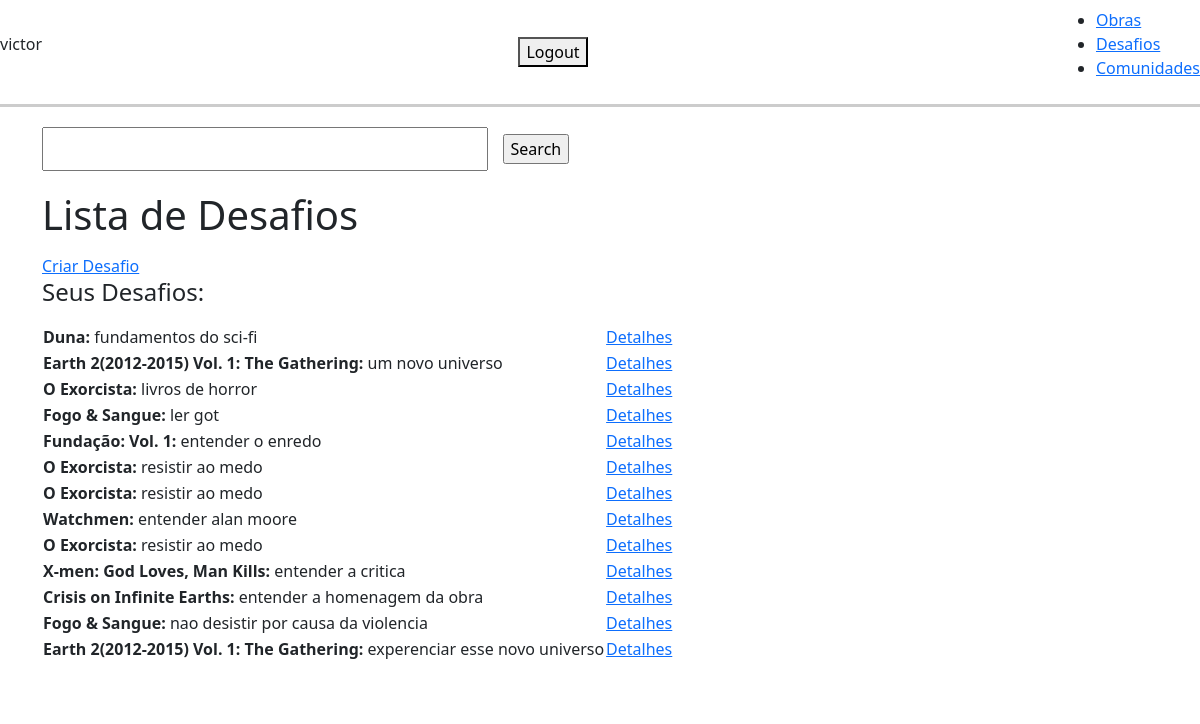
Before: / (signed in) with the older database file.
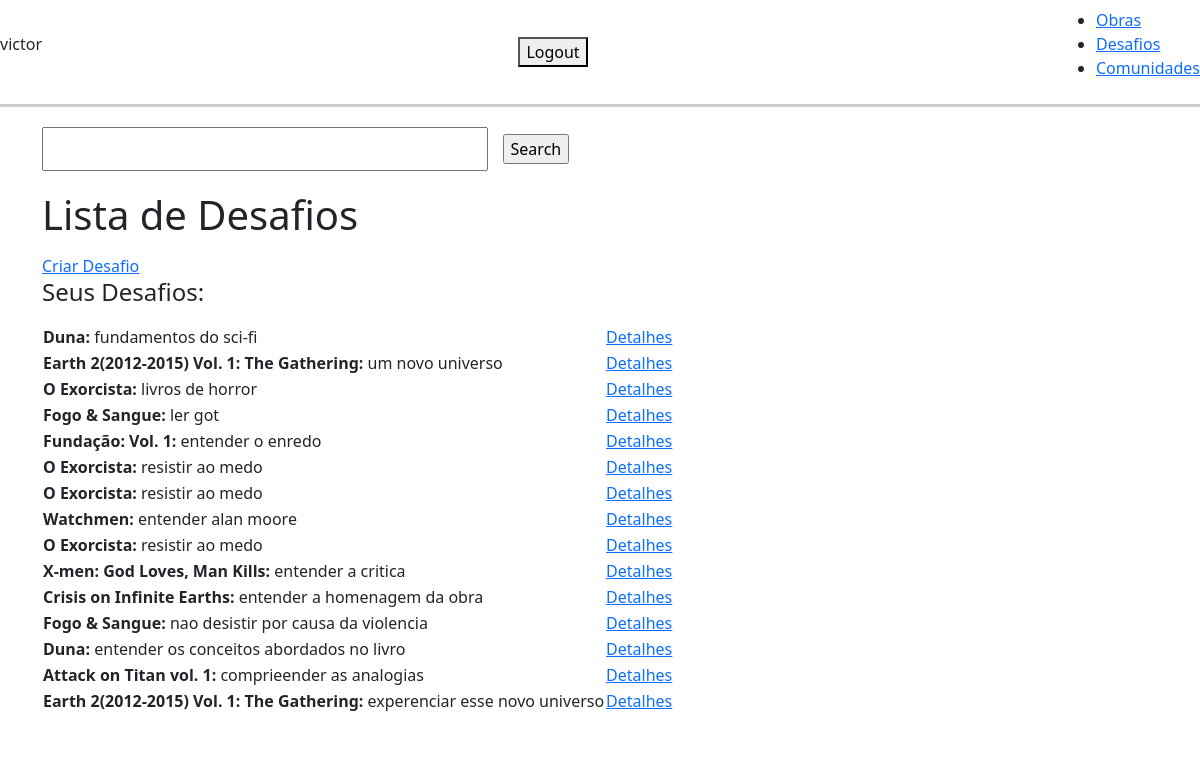
After: the same page with the newer database file.
### base/models.py (models this page shows, shortened)
class Challenge(models.Model):
    book = models.ForeignKey(Work, related_name='challenges', on_delete=models.CASCADE)
    user = models.ForeignKey(User, on_delete=models.CASCADE)
    title = models.CharField(max_length=200, null=True, blank=True)
    description = models.TextField(null=True, blank=True)
    completed = models.BooleanField(default=False)
    created = models.DateTimeField(auto_now_add=True)
    class Meta:
        ordering = ['completed']

class Work(models.Model):
    title = models.CharField(max_length=200, null=True, blank=True)
    author = models.CharField(max_length=200, null=True, blank=True)
    description = models.TextField(null=True, blank=True)
    page_number = models.IntegerField(null=True, blank=True)
    genre = models.CharField(max_length=200, null=True, blank=True)
    kind = models.CharField(max_length=100, blank=True)
    image = models.ImageField(null=True, blank=True)
    class Meta:
        ordering = ['kind']

### base/views/challenge_views.py (the view)
# urls.py: path('', ChallengeList.as_view(), name='challenges'),
class ChallengeList(LoginRequiredMixin, ListView):
    model = Challenge
    context_object_name = 'challenges'
    template_name = 'base/challenge_front/challenge_list.html'
    def get_context_data(self, **kwargs):
        context = super().get_context_data(**kwargs)
        mediator = ChallengeMediator(self.request)
        context.update(mediator.get_combined_context())
        return context

### base/mediators/challengeMediator.py (called while the page is built)
    def get_context_for_challenge_list(self):
        challenges = Challenge.objects.filter(user=self.request.user)
        count = challenges.filter(completed=False).count()
        if self.search_input:
            challenges = challenges.filter(title__startswith=self.search_input)
        return {
            'challenges': challenges,
            'count': count,
            'search_input': self.search_input
        }

    def get_combined_context(self, challenge=None):
        if challenge:
            return self.get_context_for_challenge_detail(challenge)
        else:
            return self.get_context_for_challenge_list()

### base/templates/base/challenge_front/challenge_list.html (shortened to what this page needs)
{% extends 'base/main_list.html' %}
{% block content %}
<h1>Lista de Desafios</h1>
<a href="{% url 'challenge-create' %}">Criar Desafio</a>
<table>
    <tr>
        <h4>Seus Desafios:</h4>
        <th></th>
        <th></th>
    </tr>
    {% for challenge in challenges %}
    <tr>
        <td><strong>{{ challenge.book.title }}:</strong> {{ challenge.title }} </td>
        <td><a href="{% url 'challenge' challenge.id %}">Detalhes</a></td>
    </tr>
    {% empty %}
    <h3>No items in list</h3>
    {% endfor %}
</table>
{% endblock %}

Changed rows visible on the page:
added Challenge: book "Duna", title "entender os conceitos abordados no livro"
added Challenge: book "Attack on Titan vol. 1", title "comprieender as analogias"
